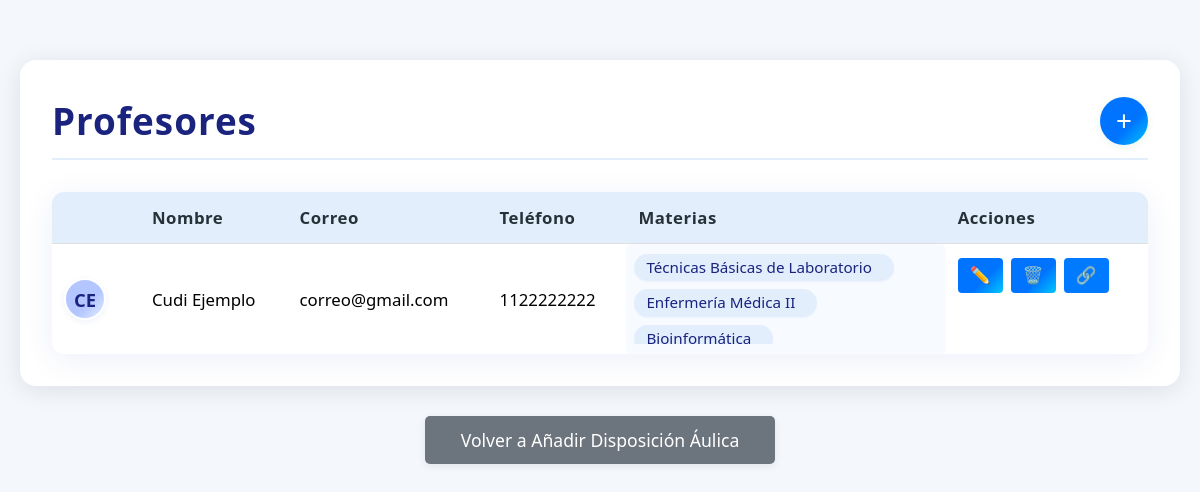
Before: /profesores.php with the older database file.
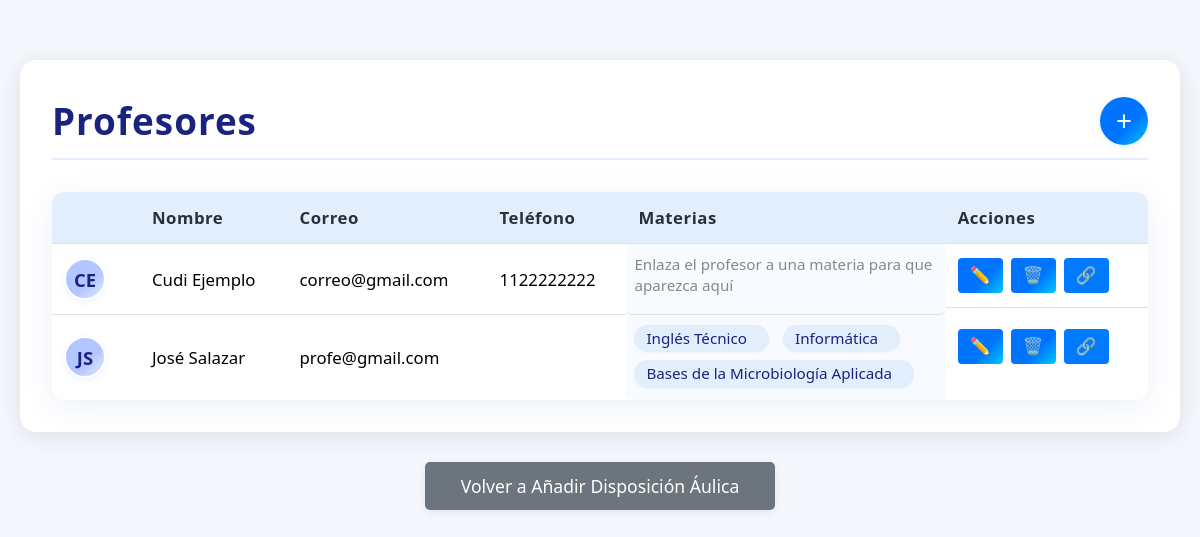
After: the same page with the newer database file.
### tables this page shows
CREATE TABLE `profesores` (
  `id_profesor` int(11) NOT NULL,
  `nombre` varchar(20) NOT NULL,
  `apellido` varchar(20) NOT NULL,
  `correo` varchar(40) DEFAULT NULL,
  `telefono` int(10) DEFAULT NULL
);

### profesores.php (the view, shortened to what this page needs)
<?php
include 'conexion.php';
$sql = "SELECT p.*, GROUP_CONCAT(m.nombre SEPARATOR ', ') AS materias
        FROM profesores p
        LEFT JOIN materias m ON m.profesor_id = p.id_profesor
        GROUP BY p.id_profesor
        ORDER BY p.apellido, p.nombre";
$profesores = $conn->query($sql);
?>
<!DOCTYPE html>
<html lang="es">
<head>
    <link rel="stylesheet" href="css/añadir.css">
    <link href="https://cdn.jsdelivr.net/npm/select2@4.1.0-rc.0/dist/css/select2.min.css" rel="stylesheet" />
</head>
<body>
    <div class="main-container">
        <div class="profesores-header">
            <h2>Profesores</h2>
            <button class="btn-add" onclick="abrirModalAgregar()">+</button>
        </div>
        <table class="profesores-table">
            <thead>
                <tr>
                    <th></th>
                    <th>Nombre</th>
                    <th>Correo</th>
                    <th>Teléfono</th>
                    <th>Materias</th>
                    <th>Acciones</th>
                </tr>
            </thead>
            <tbody>
                <?php while($p = $profesores->fetch_assoc()): ?>
                <tr>
                    <td><span class="avatar-profesor"><?php echo strtoupper(mb_substr($p['nombre'],0,1).mb_substr($p['apellido'],0,1)); ?></span></td>
                    <td><?php echo htmlspecialchars($p['nombre'] . ' ' . $p['apellido']); ?></td>
                    <td><?php echo htmlspecialchars($p['correo']); ?></td>
                    <td><?php echo ($p['telefono'] === '0' || $p['telefono'] === '' || $p['telefono'] === '-') ? '-' : htmlspecialchars($p['telefono']); ?></td>
                    <td class="materias-cell">
                        <div class="materias-list">
                            <?php
                            $mats = array_map('trim', explode(',', $p['materias']));
                            $hay_materias = false;
                            foreach($mats as $mat) {
                                if ($mat !== '') {
                                    $hay_materias = true;
                                    echo '<span class="materia-chip">' . htmlspecialchars($mat);
                                    echo '</span>';
                                }
                            }
                            if (!$hay_materias) {
                                echo '<span style="color:#888;font-size:0.97em;">Enlaza el profesor a una materia para que aparezca aquí</span>';
                            }
                            ?>
                        </div>
                    </td>
                    <td class="acciones">
                        <button class="btn-edit" onclick="abrirModalEditar(<?php echo $p['id_profesor']; ?>, '<?php echo htmlspecialchars($p['nombre']); ?>', '<?php echo htmlspecialchars($p['apellido']); ?>', '<?php echo htmlspecialchars($p['correo']); ?>', '<?php echo htmlspecialchars($p['telefono']); ?>')">✏️</button>
                        <form method="POST" style="display:inline;" onsubmit="return confirm('¿Seguro que desea eliminar este profesor?');">
                            <button class="btn-delete" type="submit">🗑️</button>
                        </form>
                        <button class="btn-link" onclick="abrirModalEnlazar(<?php echo $p['id_profesor']; ?>)">🔗</button>
                    </td>
                </tr>
                <?php endwhile; ?>
            </tbody>
        </table>
    </div>
    <a href="añadir_aula.php" class="back-button" style="margin: 30px auto 0 auto; display: block; max-width: 350px; background: #6c757d; color: white; text-align: center; text-decoration: none; border-radius: 5px; padding: 12px 0; font-size: 1.1em; font-weight: 500; box-shadow: 0 2px 8px rgba(0,0,0,0.08);">Volver a Añadir Disposición Áulica</a>
</body>
</html>

### css/añadir.css (style rules this page uses)
body { font-family: "Segoe UI", Arial, sans-serif; background: #f4f7fb; margin: 0; padding: 20px; }
.back-button { display: block; margin: 36px auto 0 auto; max-width: 350px; background: linear-gradient(135deg, #0074ff 60%, #00c6ff 100%); color: white; text-align: center; text-decoration: none; border-radius: 7px; padding: 15px 0; font-size: 1.13em; font-weight: 600; box-shadow: 0 2px 8px rgba(0, 0, 0, 0.08); transition: background 0.18s; }
.btn-edit, .btn-delete, .btn-add { background: linear-gradient(135deg, #0074ff 60%, #00c6ff 100%) !important; color: #fff !important; }

### profesores.php (style rules this page uses)
body { background: #f4f7fb; margin: 0; font-family: 'Segoe UI', Arial, sans-serif; }
.main-container { max-width: 1100px; margin: 40px auto 0 auto; background: #fff; border-radius: 16px; box-shadow: 0 4px 24px rgba(0,0,0,0.10); padding: 36px 32px 32px 32px; }
.profesores-header { display: flex; align-items: center; justify-content: space-between; margin-bottom: 32px; border-bottom: 2px solid #e3eefd; padding-bottom: 12px; }
.profesores-header h2 { margin: 0; font-size: 2.3em; color: #1a237e; letter-spacing: 1px; font-weight: 700; }
.profesores-header .btn-add { background: #28a745; color: #fff; border: none; border-radius: 50%; width: 48px; height: 48px; font-size: 1.7em; cursor: pointer; display: flex; align-items: center; justify-content: center; box-shadow: 0 2px 8px rgba(40,167,69,0.10); transition: background 0.2s, box-shadow 0.2s; }
.profesores-table { width: 100%; border-collapse: separate; border-spacing: 0; background: #fff; border-radius: 12px; overflow: hidden; box-shadow: 0 6px 32px rgba(30, 64, 175, 0.08); }
.profesores-table th, .profesores-table td { padding: 14px 12px; text-align: left; border-bottom: 1px solid #e0e0e0; font-size: 1.05em; }
.profesores-table th { background: #e3eefd; color: #263238; font-weight: 700; letter-spacing: 0.5px; }
.profesores-table tr:last-child td { border-bottom: none; }
.avatar-profesor { width: 38px; height: 38px; border-radius: 50%; background: linear-gradient(135deg, #b3c6ff 60%, #e3eefd 100%); color: #1a237e; display: inline-flex; align-items: center; justify-content: center; font-weight: 700; font-size: 1.1em; margin-right: 10px; border: 2px solid #fff; box-shadow: 0 2px 6px rgba(30,64,175,0.07); }
.profesores-table td.materias-cell { max-width: 260px; min-width: 120px; vertical-align: top; background: #f7faff; border-radius: 6px; font-size: 0.98em; line-height: 1.4; padding: 10px 8px; overflow: hidden; }
.materias-list { max-height: 90px; overflow-y: auto; padding-right: 4px; display: flex; flex-wrap: wrap; gap: 6px 8px; }
.materia-chip { background: #e3eefd; color: #1a237e; border-radius: 16px; padding: 3px 22px 3px 12px; font-size: 0.97em; font-weight: 500; display: inline-block; margin-bottom: 2px; box-shadow: 0 1px 2px rgba(30,64,175,0.04); position: relative; margin-right: 6px; transition: background 0.2s; }
.acciones { display: flex; gap: 8px; }
.acciones button { border: none; border-radius: 4px; padding: 7px 12px; font-size: 1em; cursor: pointer; }
.btn-edit { background: #ffc107; color: #222; }
.btn-delete { background: #dc3545; color: #fff; }
.btn-link { background: #007bff; color: #fff; }

Changed rows visible on the page:
shown differently, row unchanged: profesores "CE": now shows "Enlaza el profesor a una materia para que aparezca aquí"
added profesores: nombre+apellido "JS", nombre+apellido "José Salazar", correo "profe@gmail.com", mat "Inglés Técnico", mat "Informática", mat "Bases de la Microbiología Aplicada"
Other visible differences:
list line gone: "Técnicas Básicas de Laboratorio"
list line gone: "Enfermería Médica II"
list line gone: "Bioinformática"
